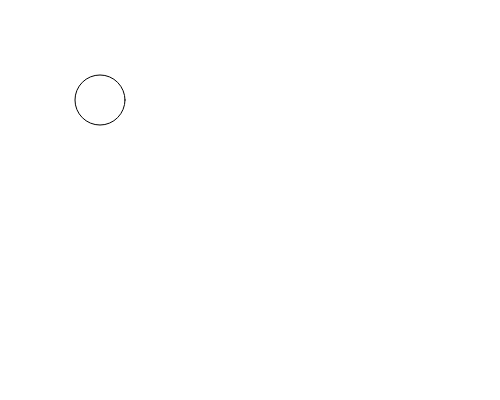
Frame 1 (no input)
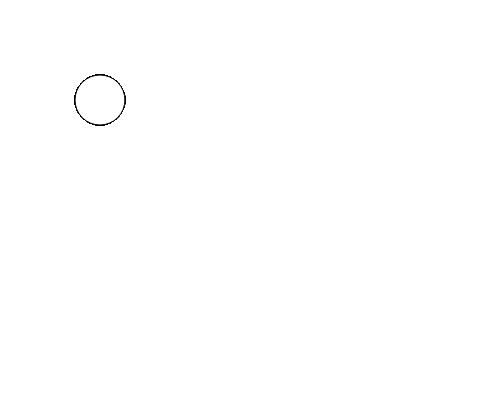
Frame 60 (no input)
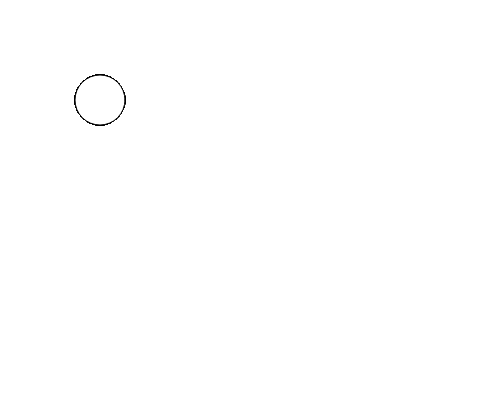
Frame 120 (the mouse pressed at the canvas centre since frame 60)

The p5.js sketch that drew these frames (run headless with seeded random() and noise() and a simulated clock; from frame 60 on, the mouse is pressed at the canvas centre):

// p5.js sketch
// ── sketch.js

function setup() {
  let canvas = createCanvas(500, 400);
  canvas.id("p5-canvas");


}



function draw() {


  circle(100, 100, 50)
}










// ── style2.css
body {
    background-color: rgb(255, 185, 185);
}

.I {
    background-color: rgb(255, 185, 185);
    margin: 0px;
}

.ME {
    background-color: ;
}
